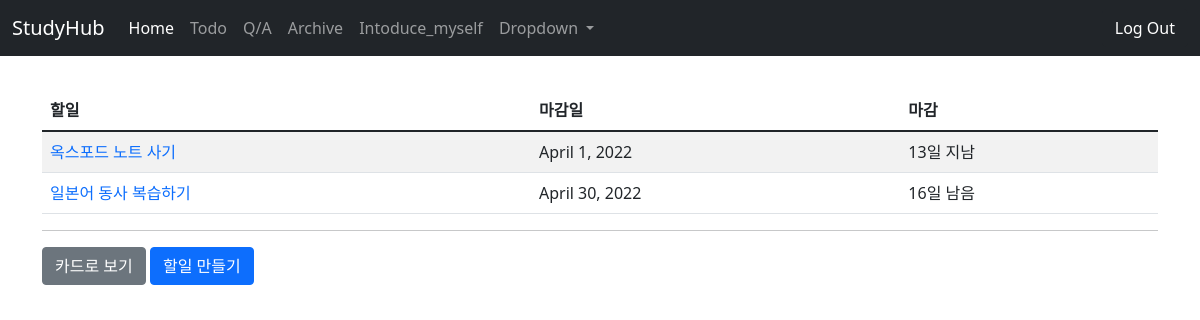
Page /todo/list/ (signed in) on the earlier database version.
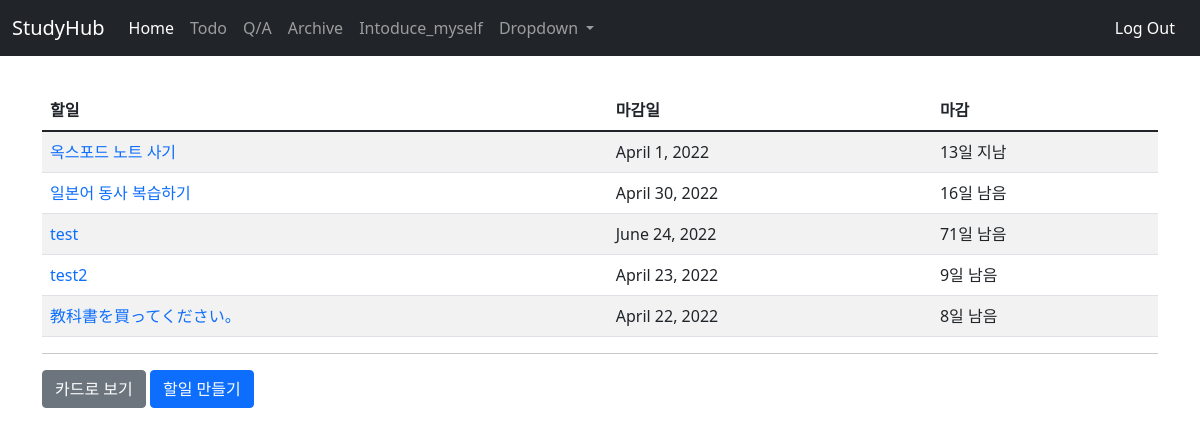
Same page on the later database version.
### todo/models.py (models this page shows, shortened)
class TodoList(models.Model):
    name = models.CharField(max_length=40, verbose_name="할일")
    description = models.TextField(max_length=200, verbose_name="내용")
    date_created = models.DateField(auto_now_add=True, verbose_name="작성일")
    date_deadline = models.DateField(verbose_name="마감일")
    image = models.ImageField(null=True, blank=True, upload_to="", verbose_name='이미지')
    file = models.FileField(null=True, blank=True, upload_to="uploads/", verbose_name='파일')
    author = models.ForeignKey(User, on_delete=models.CASCADE, name='author')
    def remaining_days(self):
        delta = self.date_deadline - date.today()
        days = delta.days
        if days > 0:
            return f'{days}일 남음'
        elif days == 0:
            return '오늘까지!!'
        else:
            days = abs(days)
            return f'{days}일 지남'

### todo/views.py (the view)
# urls.py: path('list/', TodoListView.as_view(), name='list'),
class TodoListView(LoginRequiredMixin, ListView):
    model = TodoList
    template_name = 'todo/todo_list.html'
    context_object_name = 'todo_list'
    login_url='common:login'
    def get_queryset(self):
        return TodoList.objects.filter(author=self.request.user)

### todo/templates/todo/todo_list.html (shortened to what this page needs)
{%extends 'base.html' %}
{% block content %}
<div class="container">
    <table class="table table-striped">
        <thead>
            <tr>
                <th>할일</th>
                <th>마감일</th>
                <th>마감</th>
            </tr>
        </thead>
        <tbody>
            {% if todo_list %}
            {%for todo in todo_list %}
            <tr>
                <td><a href="{% url 'todo:detail' todo.id %}" class="text-decoration-none">{{ todo.name }}</td>
                <td>{{ todo.date_deadline}}</td>
                <td>{{ todo.remaining_days}}</td>
            </tr>
            {% endfor%}
            {% else %}
            <td>할 일 목록이 없습니다!! 하나 만들어보는건 어떨까요?</td>
            {% endif %}
        </tbody>
    </table>
    <hr/>
    <a class="btn btn-secondary pull-right" href="{% url 'todo:index' %}">카드로 보기</a>
    <a href="{% url 'todo:create' %}" class="btn btn-primary" type="button" >할일 만들기</a>
    <div class="text-center"></div></div>
{% endblock %}

Differences in the rows shown:
added TodoList: name "test", date_deadline "June 24, 2022", remaining_days "71일 남음"
added TodoList: name "test2", date_deadline "April 23, 2022", remaining_days "9일 남음"
added TodoList: name "教科書を買ってください。", date_deadline "April 22, 2022", remaining_days "8일 남음"
